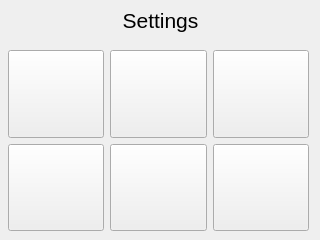
<?xml version="1.0" encoding="UTF-8"?>
<ui version="4.0">
 <class>SettingsForm</class>
 <widget class="QWidget" name="SettingsForm">
  <property name="geometry">
   <rect>
    <x>0</x>
    <y>0</y>
    <width>320</width>
    <height>240</height>
   </rect>
  </property>
  <property name="sizePolicy">
   <sizepolicy hsizetype="Expanding" vsizetype="Expanding">
    <horstretch>0</horstretch>
    <verstretch>0</verstretch>
   </sizepolicy>
  </property>
  <widget class="QWidget" name="settingsHead" native="true">
   <property name="geometry">
    <rect>
     <x>0</x>
     <y>0</y>
     <width>321</width>
     <height>40</height>
    </rect>
   </property>
   <property name="autoFillBackground">
    <bool>false</bool>
   </property>
   <widget class="QLabel" name="settingLabel">
    <property name="geometry">
     <rect>
      <x>0</x>
      <y>0</y>
      <width>321</width>
      <height>40</height>
     </rect>
    </property>
    <property name="sizePolicy">
     <sizepolicy hsizetype="Expanding" vsizetype="Expanding">
      <horstretch>0</horstretch>
      <verstretch>0</verstretch>
     </sizepolicy>
    </property>
    <property name="font">
     <font>
      <family>Ubuntu</family>
      <pointsize>16</pointsize>
     </font>
    </property>
    <property name="text">
     <string>Settings</string>
    </property>
    <property name="alignment">
     <set>Qt::AlignCenter</set>
    </property>
   </widget>
   <widget class="QPushButton" name="back">
    <property name="geometry">
     <rect>
      <x>0</x>
      <y>0</y>
      <width>51</width>
      <height>40</height>
     </rect>
    </property>
    <property name="sizePolicy">
     <sizepolicy hsizetype="Preferred" vsizetype="Expanding">
      <horstretch>0</horstretch>
      <verstretch>0</verstretch>
     </sizepolicy>
    </property>
    <property name="font">
     <font>
      <pointsize>14</pointsize>
     </font>
    </property>
    <property name="text">
     <string notr="true"/>
    </property>
    <property name="icon">
     <iconset resource="icons.qrc">
      <normaloff>:/settings/icons/arrow_left_white.svg</normaloff>:/settings/icons/arrow_left_white.svg</iconset>
    </property>
    <property name="iconSize">
     <size>
      <width>18</width>
      <height>18</height>
     </size>
    </property>
    <property name="flat">
     <bool>true</bool>
    </property>
   </widget>
   <widget class="QPushButton" name="changePin">
    <property name="geometry">
     <rect>
      <x>270</x>
      <y>0</y>
      <width>50</width>
      <height>40</height>
     </rect>
    </property>
    <property name="sizePolicy">
     <sizepolicy hsizetype="Preferred" vsizetype="Expanding">
      <horstretch>0</horstretch>
      <verstretch>0</verstretch>
     </sizepolicy>
    </property>
    <property name="text">
     <string notr="true"/>
    </property>
    <property name="icon">
     <iconset resource="icons.qrc">
      <normaloff>:/settings/icons/key_icon.svg</normaloff>:/settings/icons/key_icon.svg</iconset>
    </property>
    <property name="iconSize">
     <size>
      <width>25</width>
      <height>25</height>
     </size>
    </property>
    <property name="flat">
     <bool>true</bool>
    </property>
   </widget>
  </widget>
  <widget class="QWidget" name="widget" native="true">
   <property name="geometry">
    <rect>
     <x>8</x>
     <y>50</y>
     <width>301</width>
     <height>181</height>
    </rect>
   </property>
   <layout class="QGridLayout" name="gridLayout">
    <property name="leftMargin">
     <number>0</number>
    </property>
    <property name="topMargin">
     <number>0</number>
    </property>
    <property name="rightMargin">
     <number>0</number>
    </property>
    <property name="bottomMargin">
     <number>0</number>
    </property>
    <item row="0" column="2">
     <widget class="QPushButton" name="outdoor">
      <property name="sizePolicy">
       <sizepolicy hsizetype="Minimum" vsizetype="Expanding">
        <horstretch>0</horstretch>
        <verstretch>0</verstretch>
       </sizepolicy>
      </property>
      <property name="text">
       <string notr="true"/>
      </property>
      <property name="icon">
       <iconset resource="icons.qrc">
        <normaloff>:/settings/icons/outdoor.png</normaloff>:/settings/icons/outdoor.png</iconset>
      </property>
      <property name="iconSize">
       <size>
        <width>42</width>
        <height>42</height>
       </size>
      </property>
     </widget>
    </item>
    <item row="0" column="0">
     <widget class="QPushButton" name="rooms">
      <property name="sizePolicy">
       <sizepolicy hsizetype="Minimum" vsizetype="Expanding">
        <horstretch>0</horstretch>
        <verstretch>0</verstretch>
       </sizepolicy>
      </property>
      <property name="text">
       <string notr="true"/>
      </property>
      <property name="icon">
       <iconset resource="icons.qrc">
        <normaloff>:/settings/icons/rooms.png</normaloff>:/settings/icons/rooms.png</iconset>
      </property>
      <property name="iconSize">
       <size>
        <width>42</width>
        <height>42</height>
       </size>
      </property>
     </widget>
    </item>
    <item row="1" column="0">
     <widget class="QPushButton" name="changeLanguage">
      <property name="sizePolicy">
       <sizepolicy hsizetype="Minimum" vsizetype="Expanding">
        <horstretch>0</horstretch>
        <verstretch>0</verstretch>
       </sizepolicy>
      </property>
      <property name="icon">
       <iconset resource="icons.qrc">
        <normaloff>:/settings/icons/language.png</normaloff>:/settings/icons/language.png</iconset>
      </property>
      <property name="iconSize">
       <size>
        <width>42</width>
        <height>42</height>
       </size>
      </property>
     </widget>
    </item>
    <item row="1" column="2">
     <widget class="QPushButton" name="options">
      <property name="sizePolicy">
       <sizepolicy hsizetype="Minimum" vsizetype="Expanding">
        <horstretch>0</horstretch>
        <verstretch>0</verstretch>
       </sizepolicy>
      </property>
      <property name="text">
       <string notr="true"/>
      </property>
      <property name="icon">
       <iconset resource="icons.qrc">
        <normaloff>:/settings/icons/options.png</normaloff>:/settings/icons/options.png</iconset>
      </property>
      <property name="iconSize">
       <size>
        <width>42</width>
        <height>42</height>
       </size>
      </property>
     </widget>
    </item>
    <item row="0" column="3">
     <widget class="QPushButton" name="wifi">
      <property name="sizePolicy">
       <sizepolicy hsizetype="Minimum" vsizetype="Expanding">
        <horstretch>0</horstretch>
        <verstretch>0</verstretch>
       </sizepolicy>
      </property>
      <property name="text">
       <string notr="true"/>
      </property>
      <property name="icon">
       <iconset resource="icons.qrc">
        <normaloff>:/settings/icons/wifi_icon.svg</normaloff>:/settings/icons/wifi_icon.svg</iconset>
      </property>
      <property name="iconSize">
       <size>
        <width>42</width>
        <height>42</height>
       </size>
      </property>
     </widget>
    </item>
    <item row="1" column="3">
     <widget class="QPushButton" name="activityLog">
      <property name="sizePolicy">
       <sizepolicy hsizetype="Minimum" vsizetype="Expanding">
        <horstretch>0</horstretch>
        <verstretch>0</verstretch>
       </sizepolicy>
      </property>
      <property name="text">
       <string notr="true"/>
      </property>
      <property name="icon">
       <iconset resource="icons.qrc">
        <normaloff>:/settings/icons/list_icon.svg</normaloff>:/settings/icons/list_icon.svg</iconset>
      </property>
      <property name="iconSize">
       <size>
        <width>42</width>
        <height>42</height>
       </size>
      </property>
     </widget>
    </item>
   </layout>
  </widget>
 </widget>
 <resources>
  <include location="icons.qrc"/>
 </resources>
 <connections/>
</ui>
